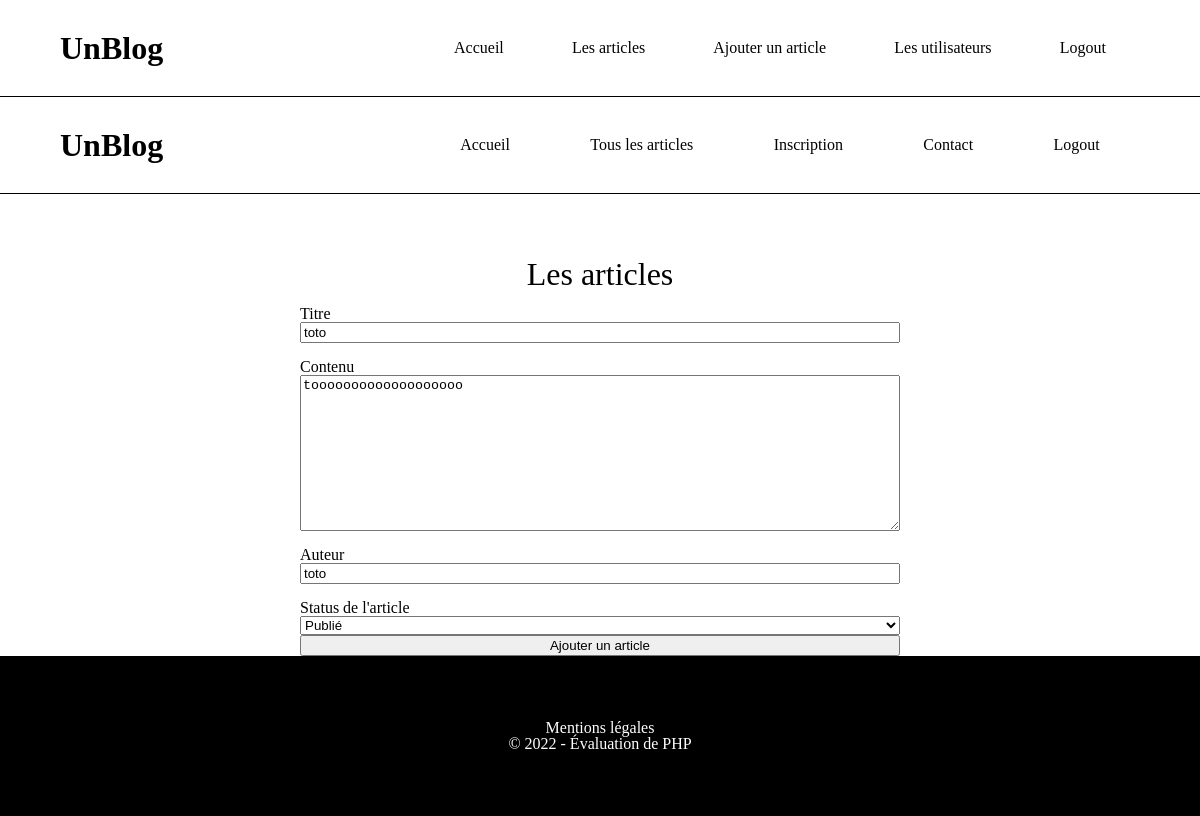
The app's page /index.php?page=modifArticle&articleId=5 (signed in) with its own data.
### tables this page shows
CREATE TABLE `articles` (
  `id_article` int(11) NOT NULL,
  `titre` varchar(255) NOT NULL,
  `description` varchar(45) NOT NULL,
  `auteur` varchar(255) NOT NULL,
  `created_at` datetime NOT NULL,
  `modified_at` datetime NOT NULL,
  `status` varchar(20) NOT NULL
);

### functions/pdo.php (called while the page is built)
<?php
function pdo() {
    try {
        $pdo = new PDO('mysql:host=localhost;dbname=blog-eval', "root", "root", array(
            PDO::MYSQL_ATTR_INIT_COMMAND => "SET NAMES utf8",
            PDO::ATTR_DEFAULT_FETCH_MODE => PDO::FETCH_ASSOC,
            PDO::ATTR_ERRMODE => PDO::ERRMODE_WARNING
        ));
        return $pdo;
    } catch (PDOException $e) {
        echo 'Erreur de connexion : ' . $e->getMessage();
        return false;
    }
}

### functions/getValue.php (called while the page is built)
<?php
function getValue($key,$data = null){
    if(!empty($_POST[$key])) {
        return $_POST[$key];
    } else {
        if(!empty($data)) {
            return $data;
        }
    }
    return '';
}

### includes/modifArticle.inc.php (the view, shortened to what this page needs)
<?php
if(!empty($_GET['articleId']) && is_numeric($_GET['articleId'])) {
    $id = $_GET['articleId'];
    $sql = "SELECT * FROM articles WHERE id_article = :id_article";
    $query = $pdo=pdo()->prepare($sql);
    $query->bindValue(':id_article',$id, PDO::PARAM_INT);
    $query->execute();
    $article = $query->fetch();
} else {
}
?>
<h1>Les articles</h1>
<form action="" method="post">
    <label for="titre">Titre</label>
    <input type="text" name="titre" id="titre" value="<?= getValue('titre', $article['titre']) ?>">
    <label for="description">Contenu</label>
    <textarea name="description" id="description" cols="30" rows="10"><?= getValue('description', $article['description']) ?></textarea>
    <label for="auteur">Auteur</label>
    <input type="text" name="auteur" id="auteur" value="<?= getValue('auteur', $article['auteur']) ?>">
    <label for="status">Status de l'article</label>
    <?php
        $status = array(
            'draft' => 'Brouillon',
            'publish' => 'Publié'
        );
        ?>
        <select name="status">
            <?php foreach ($status as $key => $value) {
                $selected = '';
                if(!empty($_POST['status'])) {
                    if($_POST['status'] == $key) {
                        $selected = ' selected="selected"';
                    }
                }elseif($article['status'] == $key) {
                    $selected = ' selected="selected"';
                }
                ?>
                <option value="<?php echo $key; ?>"<?php echo $selected; ?>><?php echo $value; ?></option>
            <?php } ?>
        </select>
    <input type="submit" name="submitted" value="Ajouter un article">
</form>

### assets/css/style.css (style rules this page uses)
form { display: flex; flex-direction: column; width: 50%; margin: 0 auto; }
form label { margin-top: 1em; }

### assets/css/main.css (style rules this page uses)
h1 { font-size: 2em; margin-top: 2em; text-align: center; }

### assets/css/articles.css (style rules this page uses)
:root { --color1: #FAF3E8; --color2: #2C2D45; }

### records on screen
articles: titre "toto", description "tooooooooooooooooooo", auteur "toto"

### other values on screen
form field status "Publié"
